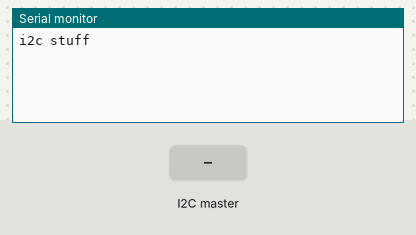
This sketch was run on a simulated Arduino Uno, built with avr-gcc and run on an emulated ATmega328P. Shown: the last lines printed to the serial monitor. The test bench sets the inputs (shaded band).

Above: at 1.2 s.
1.3 s: the I2C master sends the byte 1
At 2.5 s:
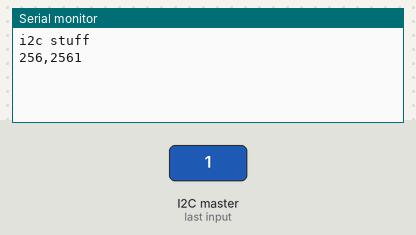
2.8 s: the I2C master sends the byte 0
At 3.6 s:
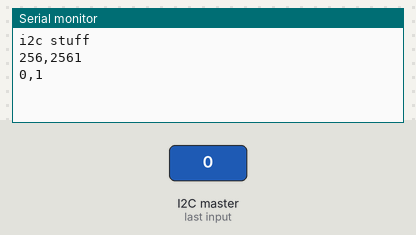

Measured:
- after the input at 1.3 s, the serial monitor: prints a new line at once (image 1)
- after the input at 2.8 s, the serial monitor: prints a new line at once (image 2)

The sketch:

ino_multi_byte_loop_test.ino
```cpp
#include <Wire.h>

#define SLAVE_ADDRESS 0x08

byte data_to_echo = 0;

#define in_bytes 8
#define out_bytes 8
byte inArray[in_bytes];
byte outArray[out_bytes];

unsigned long t1, t2;
int dt_read;
int i_received;
int myresponse;
byte myr_lsb, myr_msb;

bool new_data;

void setup()
{
  Wire.begin(SLAVE_ADDRESS);
  Wire.setClock(400000);
  Wire.onReceive(receiveData);
  Wire.onRequest(sendData);
  //Serial.begin(115200);
  Serial.begin(230400);
  Serial.println("i2c stuff");
}

byte getsecondbyte(int input){
  byte output;
  output = (byte)(input >> 8);
  return output;
}


void loop() {
  if ( new_data ){
    new_data = false;
    //Serial.println("new data:");
    //Serial.print("dt_read = ");
    /* Serial.println(dt_read); */
    /* for (int q=0; q<in_bytes; q++){ */
    /*   if (q > 0){ */
    /* 	Serial.print(", "); */
    /*   } */
    /*   outArray[q] = inArray[q] + 9; */
    /*   Serial.print(inArray[q]); */
    /* } */
    outArray[0] = inArray[0];
    outArray[1] = inArray[1];
    i_received = 256*inArray[0] + inArray[1];
    myresponse = 10*i_received + 1;
    myr_lsb = (byte)myresponse;
    myr_msb = getsecondbyte(myresponse);
    outArray[2] = myr_msb;
    outArray[3] = myr_lsb;
    //Serial.print("i = ");
    Serial.print(i_received);
    Serial.print(",");
    Serial.print(myresponse);
    Serial.print('\n');
  }

}

void receiveData(int numBytes){
  //digitalWrite(receivePin, HIGH);
  t1 = micros();
  for(int i=0;i<numBytes;i++){
    inArray[i] = Wire.read();
  }
  t2 = micros();
  new_data = true;
  dt_read = t2-t1;
  //small delays here shouldn't be terrible because the data is already read
  // - measuring the time between receive events to detect glitches on the
  //   micropython side
  //     - as long as the Arduino receives data before the next time step,
  //       everything is assumed to be working correctly
  //prev_t_micros = t;
  //t = micros();
  //dt_micro = t-prev_t_micros;
  //digitalWrite(receivePin, LOW);
}

/* void receiveData(int bytecount) */
/* { */
/*   for (int i = 0; i < bytecount; i++) { */
/*     data_to_echo = Wire.read(); */
/*   } */
/* } */

void sendData()
{
  //Wire.write(data_to_echo);
  Wire.write(outArray,sizeof(outArray));
}
```
